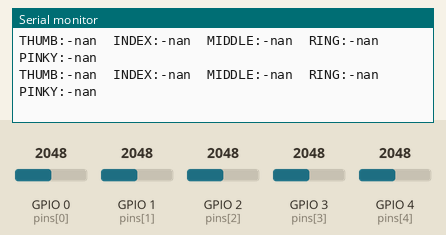
Simulated run of this sketch. Board: ESP32. On the bench: the last lines printed to the serial monitor. The test bench sets the inputs (shaded band); at power-on: GPIO 0 (pins[0]) = 2048, GPIO 1 (pins[1]) = 2048, GPIO 2 (pins[2]) = 2048, GPIO 3 (pins[3]) = 2048, GPIO 4 (pins[4]) = 2048 (analog values on the 0–4095 scale).

Above: at 14.3 s.
14.4 s: GPIO 0 (pins[0]) set to 2866
At 14.69 s:
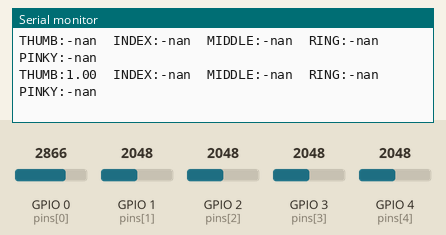
16.4 s: GPIO 1 (pins[1]) set to 2866
At 16.7 s:
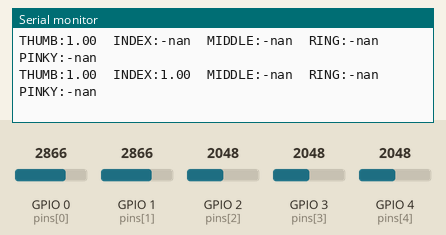
18.4 s: GPIO 2 (pins[2]) set to 2866
At 18.71 s:
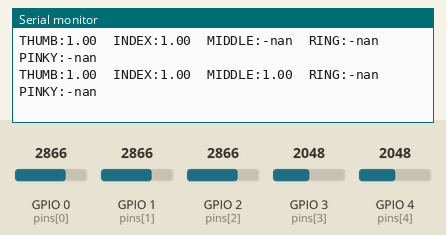
20.4 s: GPIO 3 (pins[3]) set to 2866
At 20.72 s:
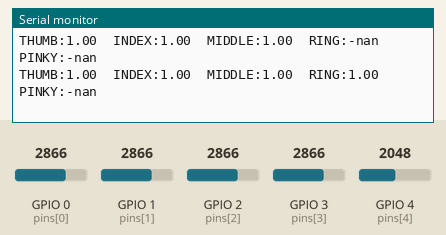
22.4 s: GPIO 4 (pins[4]) set to 2866
At 22.73 s:
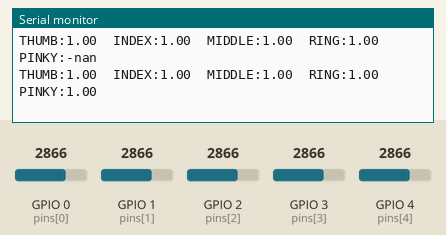
24.4 s: GPIO 0 (pins[0]) set to 1228
At 24.54 s:
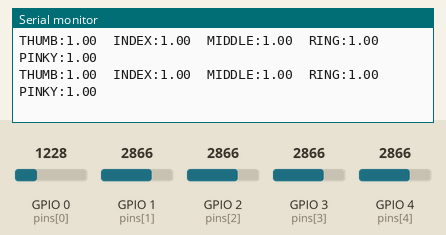

The sketch:

calibration.ino
```cpp
#include <Arduino.h>

const int pins[5]    = {0, 1, 2, 3, 4};
const char* names[5] = {"THUMB", "INDEX", "MIDDLE", "RING", "PINKY"};

int openVals[5]   = {4095, 4095, 4095, 4095, 4095};
int closedVals[5] = {0, 0, 0, 0, 0};

void setup() {
  Serial.begin(115200);
  analogReadResolution(12);
  analogSetAttenuation(ADC_11db);

  Serial.println("Hold ALL fingers OPEN...");
  int tmp[5] = {0};
  for (int t = 0; t < 100; t++) {
    for (int i = 0; i < 5; i++) tmp[i] += analogRead(pins[i]);
    delay(50);
  }
  for (int i = 0; i < 5; i++) {
    openVals[i] = tmp[i] / 100;
    Serial.printf("  %s: %d\n", names[i], openVals[i]);
  }

  Serial.println("Now CLOSE all fingers...");
  delay(3000);

  int tmp2[5] = {0};
  for (int t = 0; t < 100; t++) {
    for (int i = 0; i < 5; i++) tmp2[i] += analogRead(pins[i]);
    delay(50);
  }
  for (int i = 0; i < 5; i++) {
    closedVals[i] = tmp2[i] / 100;
    Serial.printf("  %s: %d\n", names[i], closedVals[i]);
  }

  Serial.print("const int openVals[5] = {");
  for (int i = 0; i < 5; i++) { Serial.print(openVals[i]); if (i < 4) Serial.print(", "); }
  Serial.println("};");
  Serial.print("const int closedVals[5] = {");
  for (int i = 0; i < 5; i++) { Serial.print(closedVals[i]); if (i < 4) Serial.print(", "); }
  Serial.println("};");
}

void loop() {
  for (int i = 0; i < 5; i++) {
    float v = (float)(analogRead(pins[i]) - openVals[i]) / (float)(closedVals[i] - openVals[i]);
    Serial.printf("%s:%.2f  ", names[i], constrain(v, 0.0f, 1.0f));
  }
  Serial.println();
  delay(200);
}
```

Measured:
- after the input at 14.4 s, the serial monitor: prints a new line after 0.14 s (image 1)
- after the input at 16.4 s, the serial monitor: prints a new line after 0.15 s (image 2)
- after the input at 18.4 s, the serial monitor: prints a new line after 0.16 s (image 3)
- after the input at 20.4 s, the serial monitor: prints a new line after 0.17 s (image 4)
- after the input at 22.4 s, the serial monitor: prints a new line after 0.17 s (image 5)
